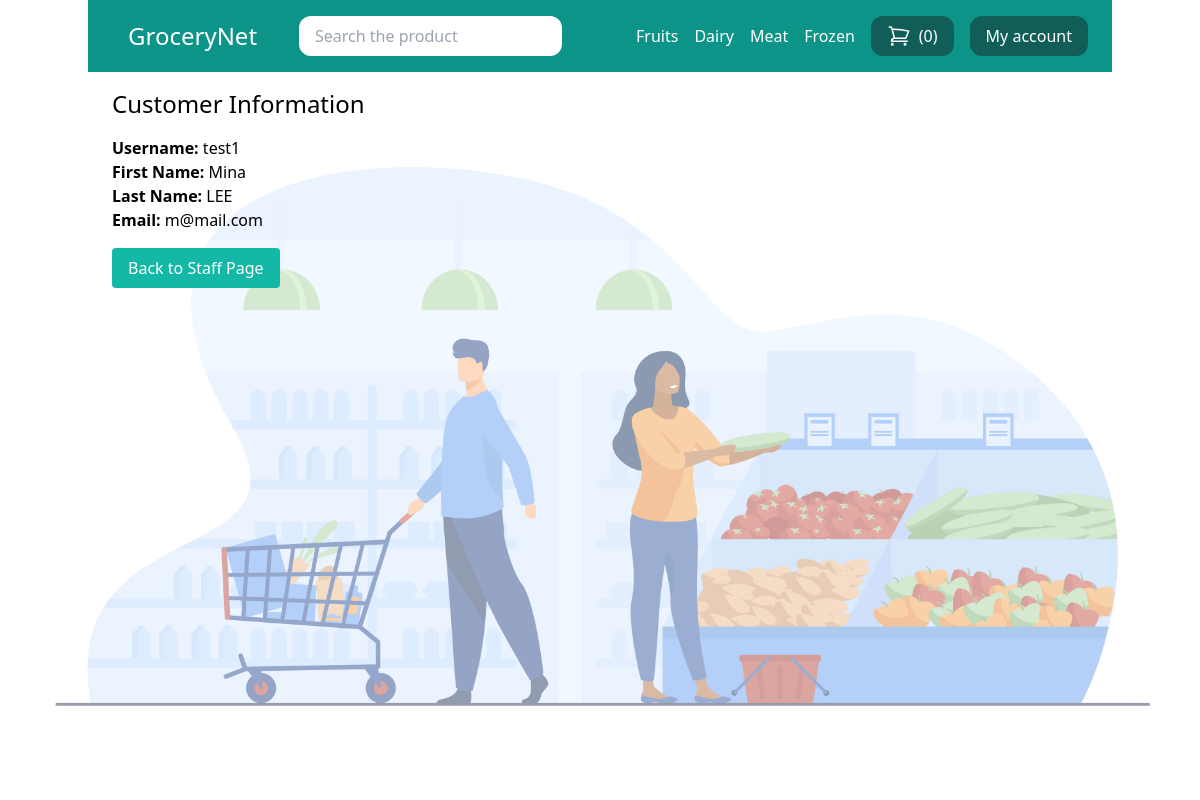
The page /customer/2/ (signed in) on the database its author committed.
### store/models.py (models this page shows, shortened)
class Category(models.Model):
    title = models.CharField(max_length=50)
    slug = models.SlugField(max_length=50)
    class Meta:
        verbose_name_plural = 'Categories' # 관리사이트의 모델 표기방법 변경

### userprofile/views.py (the view)
# urls.py: path('customer/<int:user_id>/', views.customer_detail, name='customer_detail'),
@login_required
def customer_detail(request, user_id):
    customer = get_object_or_404(User, id=user_id)
    return render(request, 'userprofile/customer_detail.html', {
        'customer': customer,
    })

### store/cart.py (called while the page is built)
    def __len__(self):
        return sum(item['quantity'] for item in self.cart.values())

### store/context_processors.py (called while the page is built)
def cart(request):
    return {'cart': Cart(request)}

### store/templatetags/menu.py (called while the page is built)
@register.inclusion_tag('core/menu.html')
def menu():
    categories = Category.objects.all()
    return {'categories': categories}

### userprofile/templates/userprofile/customer_detail.html (shortened to what this page needs)
{% extends "core/base.html" %}
{% block content %}
    <h1 class="text-2xl">Customer Information</h1>
    <div class="mt-4">
        <p><strong>Username:</strong> {{ customer.username }}</p>
        <p><strong>First Name:</strong> {{ customer.first_name }}</p>
        <p><strong>Last Name:</strong> {{ customer.last_name }}</p>
        <p><strong>Email:</strong> {{ customer.email }}</p>
    </div>
    <a href="{% url 'staff_page' %}" class="mt-4 inline-block py-2 px-4 bg-teal-500 text-white rounded">Back to Staff Page</a>
{% endblock content %}

### core/templates/core/menu.html (shortened to what this page needs)
{% for category in categories %}
    <a href="{% url "category_detail" category.slug %}" class="text-white">{{ category.title }}</a>
{% endfor %}

### rows shown on the page
Category: title "Fruits"
Category: title "Dairy"
Category: title "Meat"
Category: title "Frozen"

### other values the page prints
{{ cart|length }} "0"
{{ customer.username }} "test1"
{{ customer.first_name }} "Mina"
{{ customer.last_name }} "LEE"
{{ customer.email }} "m@mail.com"
